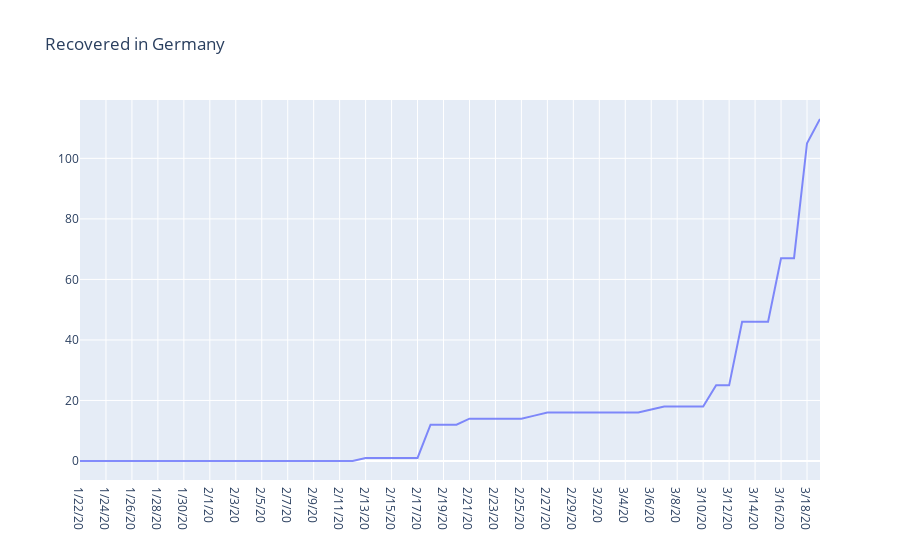

Notebook cell for this chart:
### Markdown cell above
### Germany

### Code cell
fig = go.Figure()
countries = ['Germany']
for country in countries:
    recov_country = transformed_covid_recov[transformed_covid_recov['Country/Region'] == country].sort_index()
    fig.add_trace(go.Scatter(
        x=recov_country.Date,
        y=recov_country.Value,
        name=country,
        opacity=0.8,))

# Layout update 
fig.update_layout(title_text="Recovered in Germany")

# Reversed xaxis
#fig['layout']['xaxis']['autorange'] = "reversed"

fig.show()
plot(fig, filename=PLOT_PATH + 'Recovered in Germany.html', auto_open=False)

### Figure 1 — Plotly figure (JSON) as saved in the notebook; plotly's stock layout.template omitted (floating-point values rounded to 4 significant figures)
{"data": [{"name": "Germany", "opacity": 0.8, "type": "scatter", "x": ["1/22/20", "1/23/20", "1/24/20", "1/25/20", "1/26/20", "1/27/20", "1/28/20", "1/29/20", "1/30/20", "1/31/20", "2/1/20", "2/2/20", "2/3/20", "2/4/20", "2/5/20", "2/6/20", "2/7/20", "2/8/20", "2/9/20", "2/10/20", "2/11/20", "2/12/20", "2/13/20", "2/14/20", "2/15/20", "2/16/20", "2/17/20", "2/18/20", "2/19/20", "2/20/20", "2/21/20", "2/22/20", "2/23/20", "2/24/20", "2/25/20", "2/26/20", "2/27/20", "2/28/20", "2/29/20", "3/1/20", "3/2/20", "3/3/20", "3/4/20", "3/5/20", "3/6/20", "3/7/20", "3/8/20", "3/9/20", "3/10/20", "3/11/20", "3/12/20", "3/13/20", "3/14/20", "3/15/20", "3/16/20", "3/17/20", "3/18/20", "3/19/20"], "y": [0, 0, 0, 0, 0, 0, 0, 0, 0, 0, 0, 0, 0, 0, 0, 0, 0, 0, 0, 0, 0, 0, 1, 1, 1, 1, 1, 12, 12, 12, 14, 14, 14, 14, 14, 15, 16, 16, 16, 16, 16, 16, 16, 16, 17, 18, 18, 18, 18, 25, 25, 46, 46, 46, 67, 67, 105, 113]}], "layout": {"title": {"text": "Recovered in Germany"}}}
